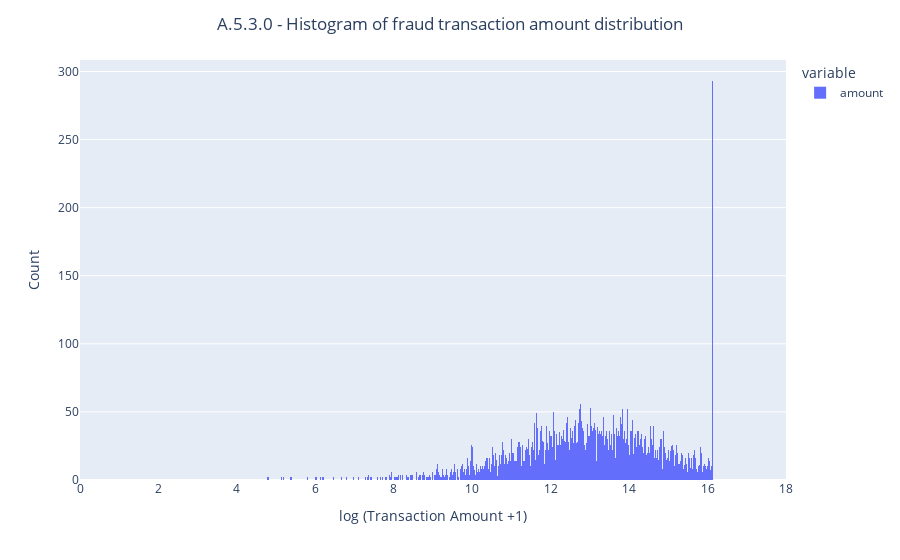

Notebook source saved alongside this figure:
### Markdown cell above
![](images/A.5.3.0_histogram_transaction_amount_distribution.png)

### Code cell
# A.5.3.1 Histogram of log (transcation amount +1) against count (for fraud transactions only)
fig = px.histogram(np.log1p(fraud_df['amount']), nbins=1000, range_x=[0, 18])
fig.update_layout(xaxis_title="log (Transaction Amount +1)", yaxis_title="Count", 
                  title={'text': 'A.5.3.0 - Histogram of fraud transaction amount distribution','x': 0.5,'xanchor': 'center'})
fig.write_image("images/A.5.3.1_histogram_fraud_transaction_amount_distribution.png")
fig.write_html("plots/A.5.3.1_histogram_fraud_transaction_amount_distribution.html")
fig.show()

### Figure 1 — Plotly figure (JSON) as saved in the notebook; plotly's stock layout.template omitted (floating-point values rounded to 4 significant figures; data arrays with more than 128 entries replaced by an {"elided": "..."} marker saying what was removed)
{"data": [{"bingroup": "x", "hovertemplate": "variable=amount<br>value=%{x}<br>count=%{y}<extra></extra>", "legendgroup": "amount", "marker": {"color": "#636efa", "pattern": {"shape": ""}}, "name": "amount", "nbinsx": 1000, "orientation": "v", "showlegend": true, "type": "histogram", "x": {"elided": "8213 float values"}, "xaxis": "x", "yaxis": "y"}], "layout": {"barmode": "relative", "legend": {"title": {"text": "variable"}, "tracegroupgap": 0}, "margin": {"t": 60}, "title": {"text": "A.5.3.0 - Histogram of fraud transaction amount distribution", "x": 0.5, "xanchor": "center"}, "xaxis": {"anchor": "y", "domain": [0, 1], "range": [0, 18], "title": {"text": "log (Transaction Amount +1)"}}, "yaxis": {"anchor": "x", "domain": [0, 1], "title": {"text": "Count"}}}}
